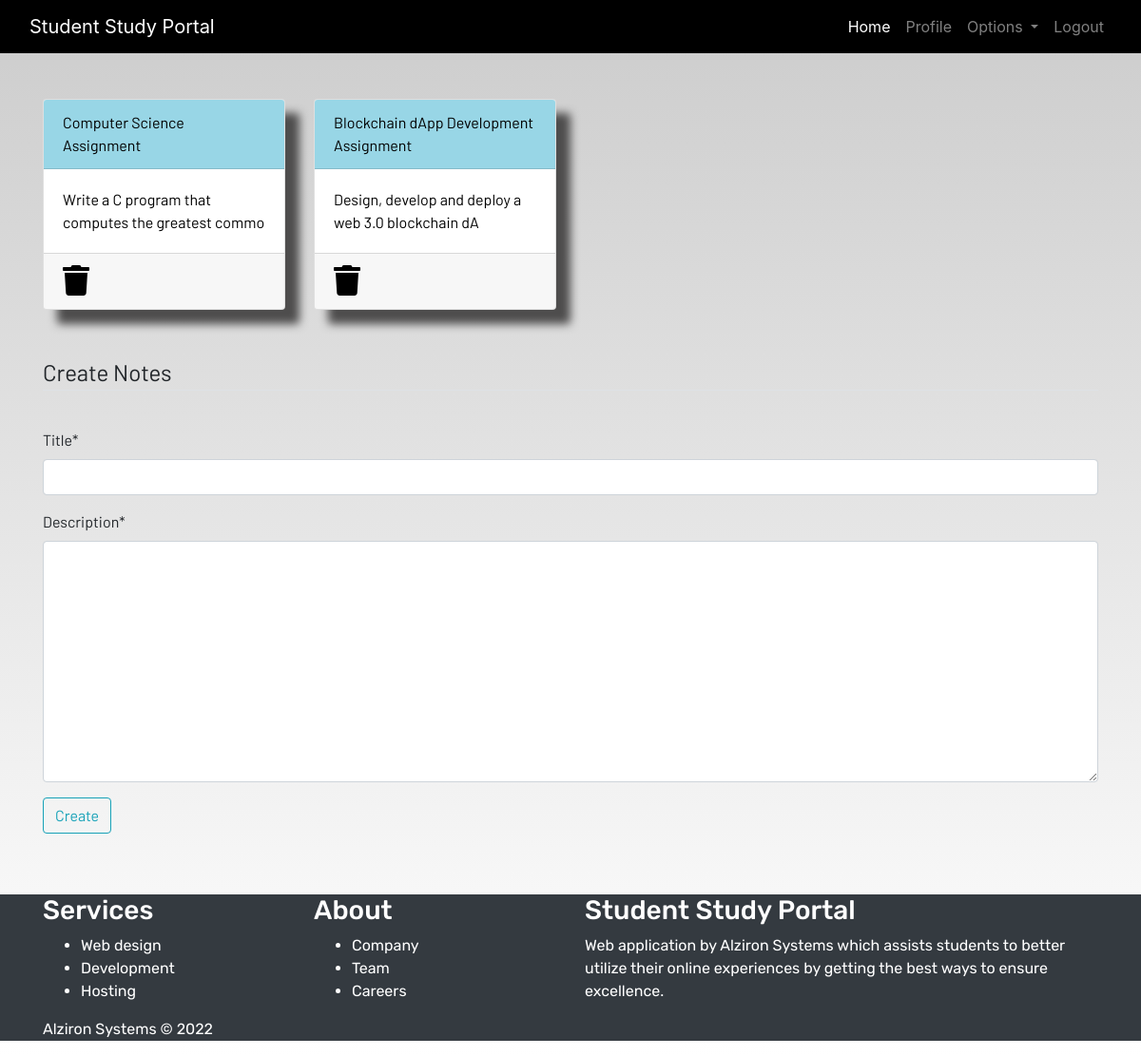
Screenshot of /notes (signed in) with the database file from the repository.
### dashboard/models.py (models this page shows, shortened)
class Notes(models.Model):
    objects = None
    user = models.ForeignKey(User, on_delete=models.CASCADE)
    title = models.CharField(max_length=200)
    description = models.TextField()
    class Meta:
        verbose_name = "notes"
        verbose_name_plural = "notes"

### dashboard/views.py (the view)
# urls.py: path('notes',views.notes,name='notes'),
@login_required
def notes(request):
    if request.method == "POST":
        form = NotesForm(request.POST)
        if form.is_valid():
            notes = Notes(user=request.user, title=request.POST['title'], description=request.POST['description'])
            notes.save()
        messages.success(request, f"Note Added by {request.user.username} succesfully")
    else:
        form = NotesForm()
    form = NotesForm()
    notes = Notes.objects.filter(user=request.user)
    context = {'notes': notes, 'form': form}
    return render(request, 'dashboard/notes.html', context)

### dashboard/forms.py
class NotesForm(forms.ModelForm):
    class Meta:
        model = Notes
        fields = ('title', 'description')

### dashboard/templates/dashboard/notes.html (shortened to what this page needs)
{% extends 'dashboard/base.html' %}
{% load static %}
{% load crispy_forms_tags %}
{% block content %}
<div class="container">
    <div class="row">
        {% for note in notes %}
        <div class="col-md-3">
            <a href="{% url 'notes-detail' note.id %}">
                <div class="card">
                    <div class="card-header">{{ note.title }}</div>
                    <div class="card-body">{{ note.description|slice:"0:50" }}</div>
                    <div class="card-footer mt-auto "><a href="{% url 'delete_note' note.id %}">
                        <i class="fa fa-trash fa-2x"></i></a>
                    </div>
                </div>
            </a>
        </div>
        {% endfor %}
        <br><br>
    </div>
</div>
<br><br>
<div class="container">
    <form method="POST">
        <fieldset class="form-group">
            <legend class="border-bottom mb-4">Create Notes</legend>
        </fieldset>
        {{ form|crispy }}
        <div class="form-group">
            <button href="" class="btn btn-outline-info" type="submit">
                Create
            </button>
        </div>
    </form>
</div>
{% endblock content %}

### static/css/main.css (style rules this page uses)
html { scroll-behavior: smooth; height: 100%; width: 100%; }
.card { box-shadow: 15px 15px 10px rgb(78, 77, 77); }
a { text-decoration: none !important; color: black; }
.card-header { color: black !important; background: rgb(152, 214, 230) !important; transition: 0.3s ease-in; }
html, body { max-width: 100%; overflow-x: hidden; height: 100%; width: 100%; }
body { background: linear-gradient(rgba(0, 0, 0, 0.2), rgba(255, 255, 255, 0.5)); overflow-x: hidden; background-repeat: no-repeat; }
.card-header { background-color: rgb(133, 204, 231); }
.col-md-3 .card { width: 100%; height: 100%; }
.fa { color: black; }

### rows the page displays
Notes: title "Computer Science Assignment", description "Write a C program that computes the greatest commo"
Notes: title "Blockchain dApp Development Assignment", description "Design, develop and deploy a web 3.0 blockchain dA"
